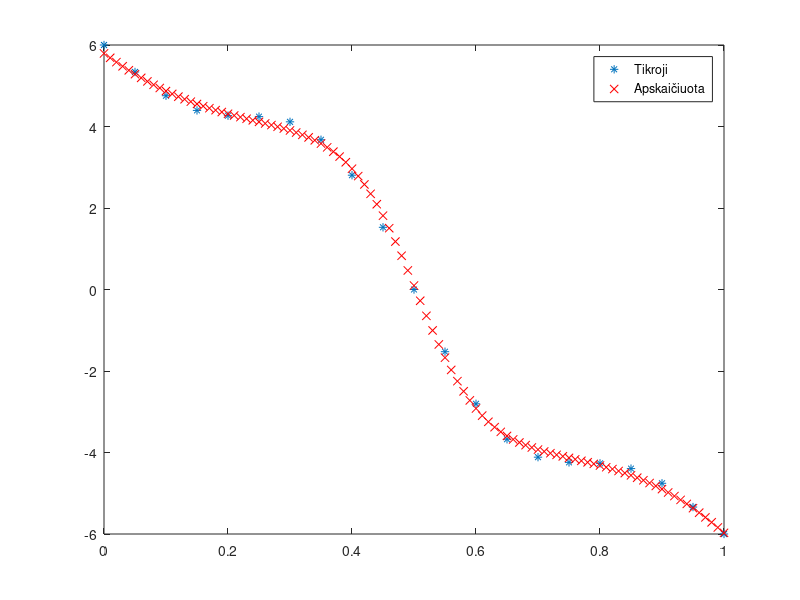

The MATLAB source for this figure:
close all
clear
clc
% 1. Duomenų paruošimas
X = 0:0.05:1;
% for H = 1:19
% for K = 1:19
Y = -sin(4*pi*X) + 6 * cos(pi*X);
step = 0.1;
n = 8; % neuronu skaicius
w = randn(n,2);
b = randn(n,2);
v = zeros(n,2);
y = zeros(n,1);
delta = zeros(6,2);
y_apskaiciuota = zeros(1,length(X));
for k = 1:1000
    for j = 1:length(X)
        % 1 sluosknis
        for i = 1:n
            v(i,1) = X(j) * w(i,1) + b(i,1);
            %y(i) = 1/(1+exp(-v(i,1)));
            y(i) = (exp(v(i,1))-exp(-v(i,1)))/(exp(v(i,1))+exp(-v(i,1)));
        end
        % 2 sluosknis
        v(1,2) = sum(w(:,2)'.*y') + b(1,2);
        y_apskaiciuota(j) = v(1,2);
        e = Y(j) - y_apskaiciuota(j);
        % Koeficientu atnaujinimas
        delta_out = e;
        b(1,2) = b(1,2) + step*delta_out;
        for i = 1:n
            %delta = y(i)*(1 - y(i))*(delta_out*w(i,2));
            delta = (1-y(i)^2)*(delta_out*w(i,2));
            w(i,2) = w(i,2) + step*delta_out*y(i);
            w(i,1) = w(i,1) + step*delta*X(j);
            b(i,1) = b(i,1) + step*delta;
        end
    end
end

X2 = 0:0.01:1;

for j = 1:length(X2)
    v(1,2) = 0;
    for i = 1:n
        v(i,1) = X2(j) * w(i,1) + b(i,1);
        y(i) = (exp(v(i,1))-exp(-v(i,1)))/(exp(v(i,1))+exp(-v(i,1)));
    end
    v(1,2) = sum(w(:,2)'.*y') + b(1,2);
    y_apskaiciuota(j) = v(1,2);
end
figure
plot(X,Y, '*',X2, y_apskaiciuota, 'rx')
legend('Tikroji',"Apskaičiuota")
